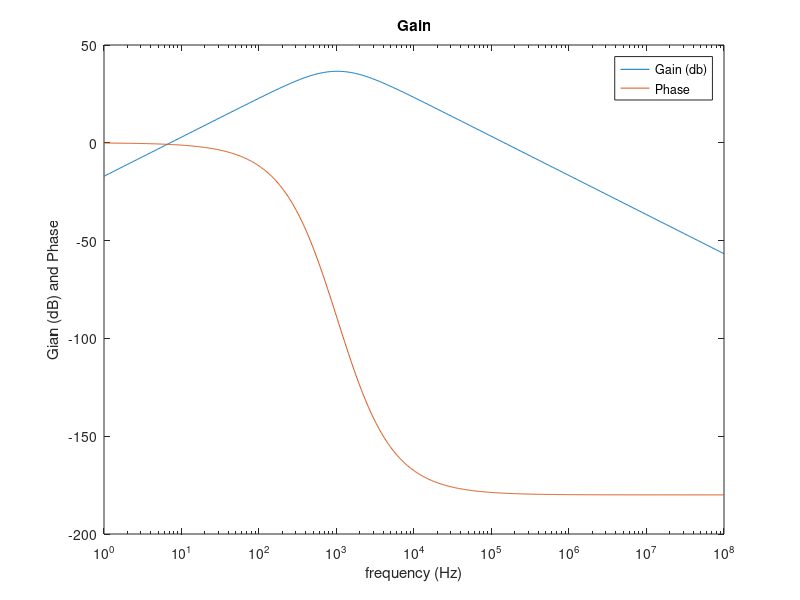

Here is the MATLAB script that generated this plot:
close all
clear all
clc


%------------------------
f = logspace(0,8,800);

C1 = 220e-9
C2 = 110e-9
R1 = 1e3
R2 = 1e3
R3 = 1e3
R4 = 100e3


gain = (R1.*2.*pi.*f.*C1./(1+R1.*j.*2.*pi.*f.*C1)).*(1 + R4/R3).*(1./(j.*2.*pi.*f.*C2.*R2 + 1));
gain_db=20*log10(abs(gain));

fase= arg(gain).*180./pi;


I_max=find (gain_db==max(gain_db));
f_max=f(I_max);

gain_max=max(gain);
gainDB_max=max(gain_db);
Z_in = (R1 + 1/(j*2*pi*f_max*C1))
Z_out = R2/(j*2*pi*f_max*C2)/(R2+1/(j*2*pi*f_max*C2))

Zin_a=abs(Z_in)
Zout_a=abs(Z_out)

%---------------------
G_desvio =abs(100- max(abs(gain)));
F_desvio=abs(1000-f_max);
cost_amp = ((8.661e-12 + 30e-12)*1e6 + (100000 + 5305 + 5305 + 1836 + 1836 + 13190000 + 50 + 100 + 18160)/1000 + (2*0.1)) + (0.220*2)
cost=cost_amp+(1e-3*(R1 + R2 + R3 + R4)+1e6*(C1 + C2))
Merit = 1/(cost * (G_desvio + F_desvio+1e-6))
%------------- Export ------------
fid = figure ();
semilogx(f, gain_db,";Gain (db);",f,fase,";Phase;");
title("Gain");
ylabel("Gian (dB) and Phase")
xlabel("frequency (Hz)")
print(fid ,"Gain_teo.eps","-depsc");


fid2=fopen("valores.tex","w+");
fprintf(fid2,"C1 & %e\\\\ \\hline \n\
C2 & %.5e\\\\ \\hline \n\
R1 & %.5e\\\\ \\hline \n\
R2 & %.5e\\\\ \\hline \n\
R3 & %.5e\\\\ \\hline \n\
R4 & %.5e\\\\ \\hline", C1,C2,R1,R2,R3,R4)
fclose(fid2);


fid3=fopen("merit.tex","w+");
fprintf(fid3,"Gain Deviation & %f\\\\ \\hline \n\
Frequency deviation & %.f\\\\ \\hline \n\
Cost & %.5e\\\\ \\hline \n\
Merit & %.5e\\\\ \\hline", G_desvio,F_desvio,cost,Merit)
fclose(fid3);


fid4=fopen("Val_meio.tex","w+");
fprintf(fid4,"Gain & %.5e\\\\ \\hline \n\
Gain (db) & %.5e\\\\ \\hline \n\
Input impedance &  %.5e + %.5ej\\\\ \\hline \n\
Output impedance &  %e + %ej\\\\ \\hline", gain_max,gainDB_max,real(Z_in), imag(Z_in),real(Z_out) , imag(Z_out))
fclose(fid4);


